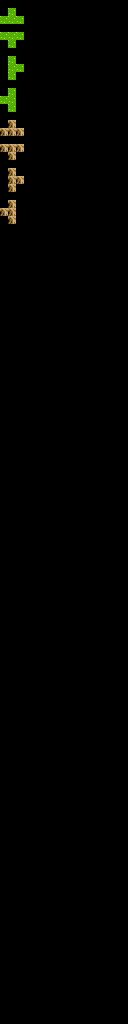

Below is a game level as drawn by its tile map, then a one-line description and the .tmx that defines it (tile-layer data replaced by summaries):
An orthogonal 16x128 tile map with 8x8 px tiles, 3 tile layers (regions, input1_automapping-input, output_automapping-input), 2 tilesets.

<map version="1.2" tiledversion="1.2.4" orientation="orthogonal" renderorder="left-up" width="16" height="128" tilewidth="8" tileheight="8" infinite="0" nextlayerid="4" nextobjectid="1">
 <tileset firstgid="1" source="../tilesets/overworld-tileset.tsx" />
 <tileset firstgid="641" source="../tilesets/overworld-automapping-input_tiles.tsx" />
 <layer id="1" name="regions" width="16" height="128">
  <data>[2048 cells, 32 non-empty, 2 distinct tile ids]</data>
 </layer>
 <layer id="2" name="input1_automapping-input" width="16" height="128">
  <data>[2048 cells, 32 non-empty, 2 distinct tile ids]</data>
 </layer>
 <layer id="3" name="output_automapping-input" width="16" height="128">
  <data>[2048 cells, 8 non-empty, 2 distinct tile ids]</data>
 </layer>
</map>
